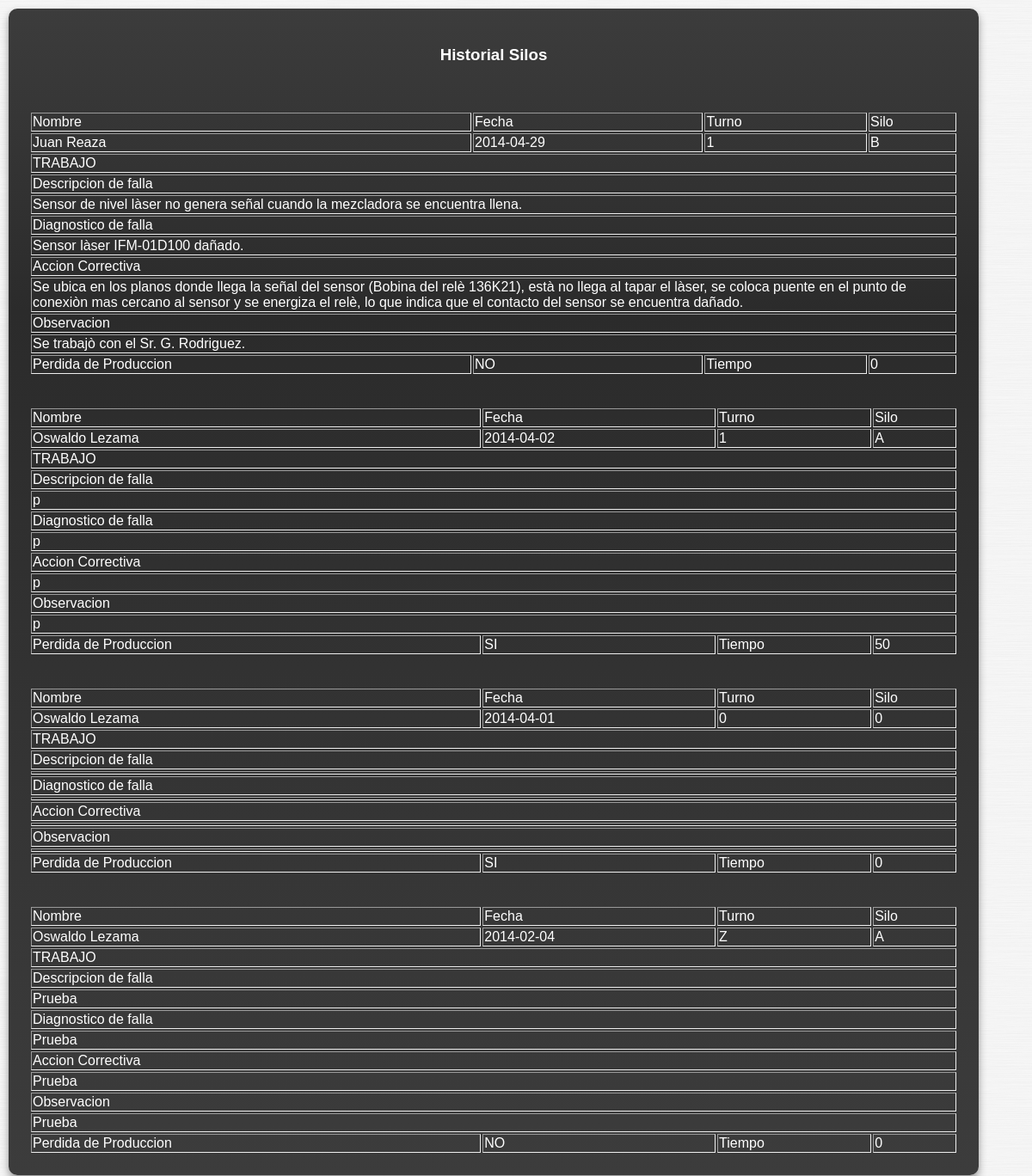
The app's page /mostrar_silo.php (signed in) with its own data.
### tables this page shows
CREATE TABLE IF NOT EXISTS `silo` (
  `id_fsilo` int(11) NOT NULL AUTO_INCREMENT,
  `fecha` date NOT NULL,
  `turno` char(1) NOT NULL,
  `ficha` int(11) NOT NULL,
  `silo` char(1) NOT NULL,
  `perdida_pro` tinyint(1) NOT NULL,
  `descripcion_falla` text NOT NULL,
  `diagnostico_falla` text NOT NULL,
  `accion_correctiva` text NOT NULL,
  `observacion` text NOT NULL,
  `tiempo_perdido` int(11) DEFAULT '0',
  PRIMARY KEY (`id_fsilo`)
);

CREATE TABLE IF NOT EXISTS `usuario` (
  `id_usuario` int(11) NOT NULL AUTO_INCREMENT,
  `Nombre` varchar(50) NOT NULL,
  `Apellido` varchar(50) NOT NULL,
  `num_ficha` int(11) NOT NULL,
  `Cargo` varchar(50) NOT NULL,
  `Grupo` varchar(50) NOT NULL,
  `pass` varchar(20) NOT NULL,
  PRIMARY KEY (`id_usuario`)
);

### mostrar_silo.php (the view, shortened to what this page needs)
<?php
	if (isset ($_SESSION["ficha"]))
	{
		require_once ("nombre.php");
$consulta="SELECT * FROM silo order by id_fsilo Desc";
	$comprobar = mysqli_query($con, $consulta) or die ("Error en $consulta <br> MySQL dice: ".mysql_error());
?>
<!DOCTYPE html >
<html>
<head>
<link href="styles/kendo.common.min.css" rel="stylesheet" />
<link href="styles/kendo.metro.min.css" rel="stylesheet" />
<link href="styles/formularios.css" rel="stylesheet" />
<link href="estilo.css" rel="stylesheet" />
</head>
<body>
	<div id="cuerpo">
		<div id="contenido">
		<h3 align="center">Historial Silos</h3>
           	<br />
			<?php while ($comp = mysqli_fetch_array($comprobar) ){ ?>
        	<table id="Resultados" border="1" align="center">
                <tbody>
                    <tr>
						<td>Nombre</td>
						<td>Fecha</td>
						<td>Turno</td>
						<td>Silo</td>
					</tr>
					<tr>
					<td><?php $consulta2 = "SELECT * FROM `usuario` WHERE num_ficha = '".$comp["ficha"]."'";
											$comprobar2 = mysqli_query($con, $consulta2) or die ("Error en $consulta2 <br> MySQL dice: ".mysql_error());
											$comp2 = mysqli_fetch_array($comprobar2);
											$Nombre = $comp2["Nombre"];
											$Apellido = $comp2["Apellido"];?>
											<?php echo $Nombre ?> <?php echo $Apellido ?></td>
						<td><?php echo $comp["fecha"] ?></td>
						<td><?php echo $comp["turno"] ?></td>
						<td><?php echo $comp["silo"] ?></td>
					</tr>
					<tr>
					<td colspan="4"> TRABAJO</td>
					</tr>
					<tr>
					<td colspan ="4">Descripcion de falla</td>
					</tr>
					<tr>
					<td colspan ="4"><?php echo $comp["descripcion_falla"] ?></td>
					</tr>
					<tr>
					<td colspan ="4">Diagnostico de falla</td>
					</tr>
					<tr>
					<td colspan ="4"><?php echo $comp["diagnostico_falla"] ?></td>
					</tr>
					<tr>
					<td colspan ="4">Accion Correctiva</td>
					</tr>
					<tr>
					<td colspan ="4"><?php echo $comp["accion_correctiva"] ?></td>
					</tr>
					<tr>
					<td colspan ="4">Observacion</td>
					</tr>
					<tr>
					<td colspan ="4"><?php echo $comp["observacion"] ?></td>
					</tr>
					<tr>
					<td>Perdida de Produccion</td>
					<td><?php if ($comp["perdida_pro"]== 0) {
						echo "NO";
						}
						else{
						echo "SI";
						}?></td>
					<td>Tiempo</td>
					<td><?php echo $comp["tiempo_perdido"] ?></td>
					</tr>
					<br/>
					<br/>
					<?php } ?>
                </tbody>
			</table>
        </div>
    </div>
</body>
</html>
<?php
}else{
		echo "<script type='text/javascript'>
		alert('Usted no esta logueado');
		window.location='logeo.html';
	</script>";
}
?>

### estilo.css (style rules this page uses)
body { font-family: "Helvetica Neue Narrow", Arial, Helvetica, sans-serif; color: #fff; margin: 0px; background-image:url('img/brushed-metal.png'); }
#cuerpo { display: block; width: 100%; padding: 0px; background-image:url('img/brushed-metal.png'); }
#contenido { display: block; float: left; width: 90%; padding: 2%; min-width: 200px; background: -webkit-gradient( linear, left bottom, left top, color-stop(0, rgb(60,60,60)), color-stop(0.74, rgb(43,43,43)), color-stop(1, rgb(60,60,60)) ); background: -moz-linear-gradient( center bottom, rgb(60,60,60) 0%, rgb(43,43,43) 74%, rgb(60,60,60) 100% ); -moz-border-radius: 10px; -webkit-border-radius: 10px; border-radius: 10px; margin: 10px; -moz-box-shadow: rgb(150,150,150) 0px 5px 10px ; -webkit-box-shadow: rgb(150,150,150) 0px 5px 10px ; box-shadow: rgb(150,150,150) 0px 5px 10px ; }
h1, h2, h3 { padding-bottom: 0px; margin-bottom: 0px; text-align:center; }
table { width:100%; border: 0px; }

### records on screen
silo: usuario.Nombre "Juan", usuario.Apellido "Reaza", fecha "2014-04-29", turno "1", silo "B", descripcion_falla "Sensor de nivel làser no genera señal cuando la mezcladora se encuentra llena.", diagnostico_falla "Sensor làser IFM-01D100 dañado.", accion_correctiva "Se ubica en los planos donde llega la señal del sensor (Bobina del relè 136K21), està no llega al tapar el làser, se coloca puente en el punto de conexiòn mas cercano al sensor y se energiza el relè, lo que indica que el contacto del sensor se encuentra dañado.", observacion "Se trabajò con el Sr. G. Rodriguez.", perdida_pro "NO", tiempo_perdido "0"
silo: usuario.Nombre "Oswaldo", usuario.Apellido "Lezama", fecha "2014-04-02", turno "1", silo "A", descripcion_falla "p", diagnostico_falla "p", accion_correctiva "p", observacion "p", perdida_pro "SI", tiempo_perdido "50"
silo: usuario.Nombre "Oswaldo", usuario.Apellido "Lezama", fecha "2014-04-01", turno "0", silo "0", perdida_pro "SI", tiempo_perdido "0"
silo: usuario.Nombre "Oswaldo", usuario.Apellido "Lezama", fecha "2014-02-04", turno "Z", silo "A", descripcion_falla "Prueba", diagnostico_falla "Prueba", accion_correctiva "Prueba", observacion "Prueba", perdida_pro "NO", tiempo_perdido "0"
